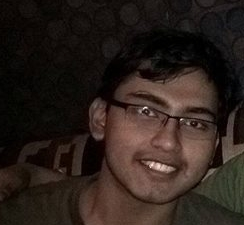
#> input picture storage/attendance/faces/abhishek_chakraborty/11988538_934636596610612_419088297932354519_n.jpg, 244 x 225 px
$ python attendance.py   (older library calls are emulated)
#> lines starting #> are read from the running program, lines starting #| are printed output that depends on the picture
import os
import cv2
import pickle
import numpy as np
from PIL import Image
from scipy.misc import imsave, imresize
from sklearn.ensemble import RandomForestClassifier
from skimage.feature import hog
from skimage import data, color, exposure
print('Imports done')

casc = 'support/haarcascade_frontalface_default.xml'
face_folder = 'storage/attendance/faces/'
recognizer_path = 'storage/attendance/recognizer'
label_map_path = 'storage/attendance/recognizer_label_map'
face_size = (50, 50)

def get_known_faces():
    "return a list of known face images and their names"
    global face_folder, casc, face_size
    faceCascade = cv2.CascadeClassifier(casc)
    folders = os.listdir(face_folder)
    images, labels, label_map = [], [], {}
    for index, person in enumerate(folders):
        label_map[index] = person.replace('_',' ').title()
        imgs = os.listdir(face_folder + '/' + person)
        for im in imgs:
            i = os.path.join(face_folder, person, im)
            image_pil = Image.open(i).convert('L')
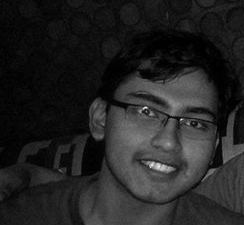
#> image_pil: PIL image 244x225 L; min 0, max 246, mean 35.3
            image_np = np.array(image_pil, 'uint8')
            detected_faces = faceCascade.detectMultiScale(image_np)
#> detected_faces = [[97, 63, 139, 139]]
            for (x, y, w, h) in detected_faces:
                face_of_unknown_size = image_np[y: y + h, x: x + w]
                normalized_face = imresize(face_of_unknown_size, face_size)
                images.append(normalized_face)
                labels.append(index)
#> this loop made 1 pass
#> pass 1, in get_known_faces, `face_of_unknown_size = image_np[y: y + h, x: x + w]`:
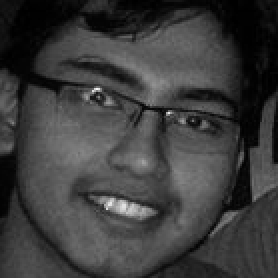
#> face_of_unknown_size: shape (139, 139) (shown 2 times larger); min 0, max 246, mean 60.5
#> pass 1, in get_known_faces, `normalized_face = imresize(face_of_unknown_size, face_size)`:
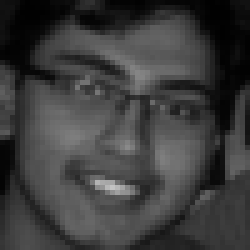
#> normalized_face: shape (50, 50) (shown 5 times larger); min 1, max 195, mean 60.5
#> after the loop, images = 1 item; labels = [0]
    return images, labels, label_map

def get_classifier():
    "Returns a classifier for classifying faces"
    global recognizer_path
#> (the run stopped early here; a loop or call above may not have finished)
